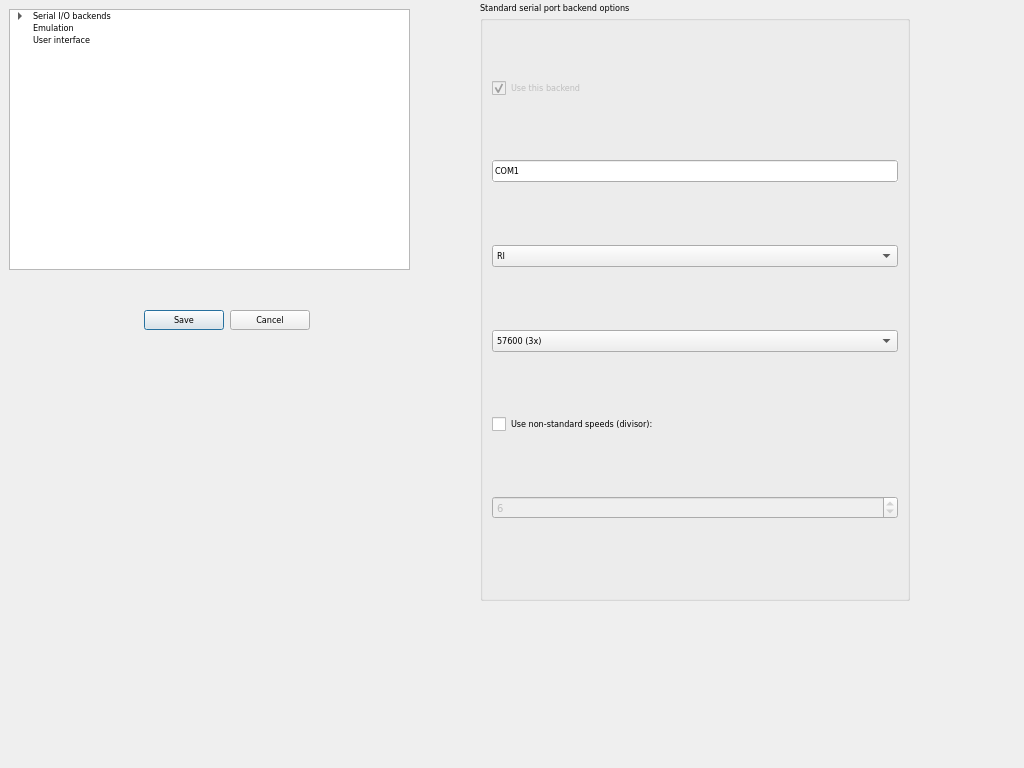
<?xml version="1.0" encoding="UTF-8"?>
<ui version="4.0">
 <class>OptionsDialog</class>
 <widget class="QDialog" name="OptionsDialog">
  <property name="windowModality">
   <enum>Qt::ApplicationModal</enum>
  </property>
  <property name="geometry">
   <rect>
    <x>0</x>
    <y>0</y>
    <width>1024</width>
    <height>768</height>
   </rect>
  </property>
  <property name="sizePolicy">
   <sizepolicy hsizetype="Fixed" vsizetype="Fixed">
    <horstretch>0</horstretch>
    <verstretch>0</verstretch>
   </sizepolicy>
  </property>
  <property name="font">
   <font>
    <family>DejaVu Sans Condensed</family>
    <pointsize>7</pointsize>
   </font>
  </property>
  <property name="windowTitle">
   <string>Options</string>
  </property>
  <property name="locale">
   <locale language="English" country="UnitedStates"/>
  </property>
  <property name="modal">
   <bool>false</bool>
  </property>
  <widget class="QTreeWidget" name="treeWidget">
   <property name="geometry">
    <rect>
     <x>9</x>
     <y>9</y>
     <width>401</width>
     <height>261</height>
    </rect>
   </property>
   <property name="sizePolicy">
    <sizepolicy hsizetype="Preferred" vsizetype="Preferred">
     <horstretch>0</horstretch>
     <verstretch>0</verstretch>
    </sizepolicy>
   </property>
   <property name="lineWidth">
    <number>1</number>
   </property>
   <property name="iconSize">
    <size>
     <width>0</width>
     <height>0</height>
    </size>
   </property>
   <property name="headerHidden">
    <bool>true</bool>
   </property>
   <column>
    <property name="text">
     <string>1</string>
    </property>
   </column>
   <item>
    <property name="text">
     <string>Serial I/O backends</string>
    </property>
    <property name="flags">
     <set>ItemIsDragEnabled|ItemIsUserCheckable|ItemIsEnabled</set>
    </property>
    <item>
     <property name="text">
      <string>Standard serial port</string>
     </property>
     <property name="checkState">
      <enum>Checked</enum>
     </property>
    </item>
    <item>
     <property name="text">
      <string>AtariSIO</string>
     </property>
     <property name="background">
      <brush brushstyle="NoBrush">
       <color alpha="255">
        <red>213</red>
        <green>213</green>
        <blue>213</blue>
       </color>
      </brush>
     </property>
     <property name="checkState">
      <enum>Unchecked</enum>
     </property>
     <property name="flags">
      <set>ItemIsSelectable|ItemIsDragEnabled|ItemIsUserCheckable</set>
     </property>
    </item>
   </item>
   <item>
    <property name="text">
     <string>Emulation</string>
    </property>
   </item>
   <item>
    <property name="text">
     <string>User interface</string>
    </property>
   </item>
  </widget>
  <widget class="QStackedWidget" name="stackedWidget">
   <property name="geometry">
    <rect>
     <x>480</x>
     <y>1</y>
     <width>430</width>
     <height>600</height>
    </rect>
   </property>
   <property name="sizePolicy">
    <sizepolicy hsizetype="Expanding" vsizetype="Preferred">
     <horstretch>0</horstretch>
     <verstretch>0</verstretch>
    </sizepolicy>
   </property>
   <property name="currentIndex">
    <number>0</number>
   </property>
   <widget class="QWidget" name="page_serialPort">
    <layout class="QVBoxLayout" name="verticalLayout_2">
     <property name="spacing">
      <number>0</number>
     </property>
     <property name="leftMargin">
      <number>0</number>
     </property>
     <property name="topMargin">
      <number>0</number>
     </property>
     <property name="rightMargin">
      <number>0</number>
     </property>
     <property name="bottomMargin">
      <number>0</number>
     </property>
     <item>
      <widget class="QGroupBox" name="serialPortGroup">
       <property name="sizePolicy">
        <sizepolicy hsizetype="Preferred" vsizetype="Preferred">
         <horstretch>0</horstretch>
         <verstretch>0</verstretch>
        </sizepolicy>
       </property>
       <property name="font">
        <font>
         <family>MS Shell Dlg 2</family>
        </font>
       </property>
       <property name="title">
        <string>Standard serial port backend options</string>
       </property>
       <layout class="QVBoxLayout" name="verticalLayout_3">
        <property name="spacing">
         <number>4</number>
        </property>
        <property name="topMargin">
         <number>1</number>
        </property>
        <item>
         <widget class="QCheckBox" name="serialPortBox">
          <property name="enabled">
           <bool>false</bool>
          </property>
          <property name="text">
           <string>Use this backend</string>
          </property>
          <property name="checkable">
           <bool>true</bool>
          </property>
          <property name="checked">
           <bool>true</bool>
          </property>
         </widget>
        </item>
        <item>
         <widget class="QLineEdit" name="serialPortDeviceNameEdit">
          <property name="minimumSize">
           <size>
            <width>0</width>
            <height>0</height>
           </size>
          </property>
          <property name="baseSize">
           <size>
            <width>0</width>
            <height>15</height>
           </size>
          </property>
          <property name="autoFillBackground">
           <bool>true</bool>
          </property>
          <property name="text">
           <string>COM1</string>
          </property>
         </widget>
        </item>
        <item>
         <widget class="QComboBox" name="serialPortHandshakeCombo">
          <property name="minimumSize">
           <size>
            <width>0</width>
            <height>0</height>
           </size>
          </property>
          <item>
           <property name="text">
            <string>RI</string>
           </property>
          </item>
          <item>
           <property name="text">
            <string>DSR</string>
           </property>
          </item>
          <item>
           <property name="text">
            <string>CTS</string>
           </property>
          </item>
          <item>
           <property name="text">
            <string>NONE (Windows ONLY - Experimental)</string>
           </property>
          </item>
         </widget>
        </item>
        <item>
         <widget class="QComboBox" name="serialPortBaudCombo">
          <property name="minimumSize">
           <size>
            <width>0</width>
            <height>0</height>
           </size>
          </property>
          <property name="currentIndex">
           <number>2</number>
          </property>
          <item>
           <property name="text">
            <string>19200 (1x)</string>
           </property>
          </item>
          <item>
           <property name="text">
            <string>38400 (2x)</string>
           </property>
          </item>
          <item>
           <property name="text">
            <string>57600 (3x)</string>
           </property>
          </item>
         </widget>
        </item>
        <item>
         <widget class="QCheckBox" name="serialPortUseDivisorsBox">
          <property name="text">
           <string>Use non-standard speeds (divisor):</string>
          </property>
         </widget>
        </item>
        <item>
         <widget class="QSpinBox" name="serialPortDivisorEdit">
          <property name="enabled">
           <bool>false</bool>
          </property>
          <property name="sizePolicy">
           <sizepolicy hsizetype="Preferred" vsizetype="Fixed">
            <horstretch>0</horstretch>
            <verstretch>0</verstretch>
           </sizepolicy>
          </property>
          <property name="minimumSize">
           <size>
            <width>0</width>
            <height>0</height>
           </size>
          </property>
          <property name="baseSize">
           <size>
            <width>0</width>
            <height>0</height>
           </size>
          </property>
          <property name="font">
           <font>
            <pointsize>8</pointsize>
           </font>
          </property>
          <property name="frame">
           <bool>true</bool>
          </property>
          <property name="maximum">
           <number>40</number>
          </property>
          <property name="value">
           <number>6</number>
          </property>
         </widget>
        </item>
        <item>
         <spacer name="serialPortSpacer1">
          <property name="orientation">
           <enum>Qt::Vertical</enum>
          </property>
          <property name="sizeType">
           <enum>QSizePolicy::Minimum</enum>
          </property>
          <property name="sizeHint" stdset="0">
           <size>
            <width>20</width>
            <height>5</height>
           </size>
          </property>
         </spacer>
        </item>
       </layout>
      </widget>
     </item>
    </layout>
   </widget>
   <widget class="QWidget" name="page_atariSio">
    <layout class="QVBoxLayout" name="verticalLayout_4">
     <property name="spacing">
      <number>0</number>
     </property>
     <property name="leftMargin">
      <number>0</number>
     </property>
     <property name="topMargin">
      <number>0</number>
     </property>
     <property name="rightMargin">
      <number>0</number>
     </property>
     <property name="bottomMargin">
      <number>0</number>
     </property>
     <item>
      <widget class="QGroupBox" name="atariSioGroup">
       <property name="title">
        <string>AtariSIO backend options</string>
       </property>
       <layout class="QVBoxLayout" name="verticalLayout_5">
        <item>
         <widget class="QCheckBox" name="atariSioBox">
          <property name="enabled">
           <bool>false</bool>
          </property>
          <property name="text">
           <string>Use this backend</string>
          </property>
         </widget>
        </item>
        <item>
         <widget class="QLabel" name="atariSioDriverNameLabel">
          <property name="sizePolicy">
           <sizepolicy hsizetype="Expanding" vsizetype="Fixed">
            <horstretch>0</horstretch>
            <verstretch>0</verstretch>
           </sizepolicy>
          </property>
          <property name="text">
           <string>Device name:</string>
          </property>
         </widget>
        </item>
        <item>
         <widget class="QLineEdit" name="atariSioDriverNameEdit">
          <property name="text">
           <string>/dev/atarisio0</string>
          </property>
         </widget>
        </item>
        <item>
         <widget class="QLabel" name="atariSioHandshakingMethodLabel">
          <property name="sizePolicy">
           <sizepolicy hsizetype="Preferred" vsizetype="Fixed">
            <horstretch>0</horstretch>
            <verstretch>0</verstretch>
           </sizepolicy>
          </property>
          <property name="text">
           <string>Handshake method:</string>
          </property>
         </widget>
        </item>
        <item>
         <widget class="QComboBox" name="atariSioHandshakingMethodCombo">
          <item>
           <property name="text">
            <string>RI</string>
           </property>
          </item>
          <item>
           <property name="text">
            <string>DSR</string>
           </property>
          </item>
          <item>
           <property name="text">
            <string>CTS</string>
           </property>
          </item>
         </widget>
        </item>
        <item>
         <spacer name="atariSioSpacer1">
          <property name="orientation">
           <enum>Qt::Vertical</enum>
          </property>
          <property name="sizeHint" stdset="0">
           <size>
            <width>20</width>
            <height>148</height>
           </size>
          </property>
         </spacer>
        </item>
       </layout>
      </widget>
     </item>
    </layout>
   </widget>
   <widget class="QWidget" name="page_emulation">
    <layout class="QVBoxLayout" name="verticalLayout_10">
     <property name="spacing">
      <number>0</number>
     </property>
     <property name="leftMargin">
      <number>0</number>
     </property>
     <property name="topMargin">
      <number>0</number>
     </property>
     <property name="rightMargin">
      <number>0</number>
     </property>
     <property name="bottomMargin">
      <number>0</number>
     </property>
     <item>
      <widget class="QGroupBox" name="emulationGroup">
       <property name="sizePolicy">
        <sizepolicy hsizetype="Preferred" vsizetype="Preferred">
         <horstretch>0</horstretch>
         <verstretch>0</verstretch>
        </sizepolicy>
       </property>
       <property name="minimumSize">
        <size>
         <width>300</width>
         <height>0</height>
        </size>
       </property>
       <property name="title">
        <string>Emulation</string>
       </property>
       <layout class="QGridLayout" name="gridLayout_3">
        <item row="0" column="0" colspan="2">
         <widget class="QCheckBox" name="emulationHighSpeedExeLoaderBox">
          <property name="minimumSize">
           <size>
            <width>300</width>
            <height>0</height>
           </size>
          </property>
          <property name="text">
           <string>Use high speed executable loader</string>
          </property>
          <property name="checked">
           <bool>true</bool>
          </property>
         </widget>
        </item>
        <item row="1" column="1">
         <spacer name="emulationSpacer1">
          <property name="orientation">
           <enum>Qt::Vertical</enum>
          </property>
          <property name="sizeType">
           <enum>QSizePolicy::Fixed</enum>
          </property>
          <property name="sizeHint" stdset="0">
           <size>
            <width>20</width>
            <height>10</height>
           </size>
          </property>
         </spacer>
        </item>
        <item row="2" column="0" colspan="2">
         <widget class="QCheckBox" name="emulationUseCustomCasBaudBox">
          <property name="sizePolicy">
           <sizepolicy hsizetype="Minimum" vsizetype="Fixed">
            <horstretch>0</horstretch>
            <verstretch>0</verstretch>
           </sizepolicy>
          </property>
          <property name="minimumSize">
           <size>
            <width>300</width>
            <height>0</height>
           </size>
          </property>
          <property name="text">
           <string>Use custom baud rate for cassette emulation</string>
          </property>
         </widget>
        </item>
        <item row="3" column="0" colspan="2">
         <widget class="QSpinBox" name="emulationCustomCasBaudSpin">
          <property name="enabled">
           <bool>false</bool>
          </property>
          <property name="minimumSize">
           <size>
            <width>230</width>
            <height>0</height>
           </size>
          </property>
          <property name="minimum">
           <number>425</number>
          </property>
          <property name="maximum">
           <number>875</number>
          </property>
          <property name="value">
           <number>600</number>
          </property>
         </widget>
        </item>
        <item row="4" column="1">
         <spacer name="verticalSpacer_2">
          <property name="orientation">
           <enum>Qt::Vertical</enum>
          </property>
          <property name="sizeType">
           <enum>QSizePolicy::Fixed</enum>
          </property>
          <property name="sizeHint" stdset="0">
           <size>
            <width>20</width>
            <height>10</height>
           </size>
          </property>
         </spacer>
        </item>
        <item row="5" column="0">
         <widget class="QLabel" name="label">
          <property name="minimumSize">
           <size>
            <width>0</width>
            <height>0</height>
           </size>
          </property>
          <property name="font">
           <font>
            <italic>false</italic>
           </font>
          </property>
          <property name="text">
           <string> Folder Images:</string>
          </property>
         </widget>
        </item>
        <item row="6" column="0" colspan="2">
         <widget class="QCheckBox" name="filterUscore">
          <property name="minimumSize">
           <size>
            <width>300</width>
            <height>0</height>
           </size>
          </property>
          <property name="maximumSize">
           <size>
            <width>16777215</width>
            <height>16777215</height>
           </size>
          </property>
          <property name="text">
           <string>Filter out underscore character from file names</string>
          </property>
          <property name="checked">
           <bool>true</bool>
          </property>
         </widget>
        </item>
        <item row="7" column="0" colspan="2">
         <widget class="QLabel" name="label_2">
          <property name="minimumSize">
           <size>
            <width>300</width>
            <height>0</height>
           </size>
          </property>
          <property name="font">
           <font>
            <italic>true</italic>
           </font>
          </property>
          <property name="text">
           <string>        (Required for AtariDOS compatibility)</string>
          </property>
         </widget>
        </item>
        <item row="8" column="1">
         <spacer name="emulationSpacer2">
          <property name="orientation">
           <enum>Qt::Vertical</enum>
          </property>
          <property name="sizeHint" stdset="0">
           <size>
            <width>20</width>
            <height>40</height>
           </size>
          </property>
         </spacer>
        </item>
       </layout>
      </widget>
     </item>
    </layout>
   </widget>
   <widget class="QWidget" name="page_i18n">
    <layout class="QGridLayout" name="gridLayout">
     <property name="leftMargin">
      <number>0</number>
     </property>
     <property name="topMargin">
      <number>0</number>
     </property>
     <property name="rightMargin">
      <number>0</number>
     </property>
     <property name="bottomMargin">
      <number>0</number>
     </property>
     <property name="spacing">
      <number>0</number>
     </property>
     <item row="0" column="0">
      <widget class="QGroupBox" name="uiGroup">
       <property name="minimumSize">
        <size>
         <width>258</width>
         <height>208</height>
        </size>
       </property>
       <property name="title">
        <string>User inteface</string>
       </property>
       <layout class="QGridLayout" name="gridLayout_2">
        <item row="0" column="0">
         <widget class="QLabel" name="i18nLanguageLabel">
          <property name="text">
           <string>Language:</string>
          </property>
         </widget>
        </item>
        <item row="1" column="0">
         <widget class="QComboBox" name="i18nLanguageCombo"/>
        </item>
        <item row="4" column="0">
         <widget class="QCheckBox" name="minimizeToTrayBox">
          <property name="text">
           <string>Minimize to system tray</string>
          </property>
         </widget>
        </item>
        <item row="5" column="0">
         <widget class="QCheckBox" name="saveWinPosBox">
          <property name="text">
           <string>Save window positions and sizes</string>
          </property>
          <property name="checked">
           <bool>true</bool>
          </property>
         </widget>
        </item>
        <item row="9" column="0">
         <spacer name="i18nSpacer2">
          <property name="orientation">
           <enum>Qt::Vertical</enum>
          </property>
          <property name="sizeHint" stdset="0">
           <size>
            <width>20</width>
            <height>40</height>
           </size>
          </property>
         </spacer>
        </item>
        <item row="3" column="0">
         <spacer name="verticalSpacer">
          <property name="orientation">
           <enum>Qt::Vertical</enum>
          </property>
          <property name="sizeType">
           <enum>QSizePolicy::Fixed</enum>
          </property>
          <property name="sizeHint" stdset="0">
           <size>
            <width>20</width>
            <height>10</height>
           </size>
          </property>
         </spacer>
        </item>
        <item row="6" column="0">
         <widget class="QCheckBox" name="saveDiskVisBox">
          <property name="text">
           <string>Save D9-DO drive visibility status</string>
          </property>
          <property name="checked">
           <bool>true</bool>
          </property>
         </widget>
        </item>
        <item row="7" column="0">
         <widget class="QCheckBox" name="enableShade">
          <property name="text">
           <string>Enable Shade in Mini Mode by default</string>
          </property>
          <property name="checked">
           <bool>true</bool>
          </property>
         </widget>
        </item>
        <item row="8" column="0">
         <widget class="QCheckBox" name="useLargerFont">
          <property name="enabled">
           <bool>true</bool>
          </property>
          <property name="text">
           <string>Use larger font in drive slot descriptions</string>
          </property>
          <property name="checked">
           <bool>false</bool>
          </property>
         </widget>
        </item>
       </layout>
      </widget>
     </item>
    </layout>
   </widget>
  </widget>
  <widget class="QDialogButtonBox" name="buttonBox">
   <property name="geometry">
    <rect>
     <x>10</x>
     <y>290</y>
     <width>300</width>
     <height>60</height>
    </rect>
   </property>
   <property name="toolTip">
    <string>Save/Commit or Cancel/Ignore changes made to the settings</string>
   </property>
   <property name="statusTip">
    <string/>
   </property>
   <property name="orientation">
    <enum>Qt::Horizontal</enum>
   </property>
   <property name="standardButtons">
    <set>QDialogButtonBox::Cancel|QDialogButtonBox::Save</set>
   </property>
  </widget>
 </widget>
 <resources/>
 <connections>
  <connection>
   <sender>buttonBox</sender>
   <signal>accepted()</signal>
   <receiver>OptionsDialog</receiver>
   <slot>accept()</slot>
   <hints>
    <hint type="sourcelabel">
     <x>248</x>
     <y>254</y>
    </hint>
    <hint type="destinationlabel">
     <x>157</x>
     <y>274</y>
    </hint>
   </hints>
  </connection>
  <connection>
   <sender>buttonBox</sender>
   <signal>rejected()</signal>
   <receiver>OptionsDialog</receiver>
   <slot>reject()</slot>
   <hints>
    <hint type="sourcelabel">
     <x>316</x>
     <y>260</y>
    </hint>
    <hint type="destinationlabel">
     <x>286</x>
     <y>274</y>
    </hint>
   </hints>
  </connection>
 </connections>
</ui>
